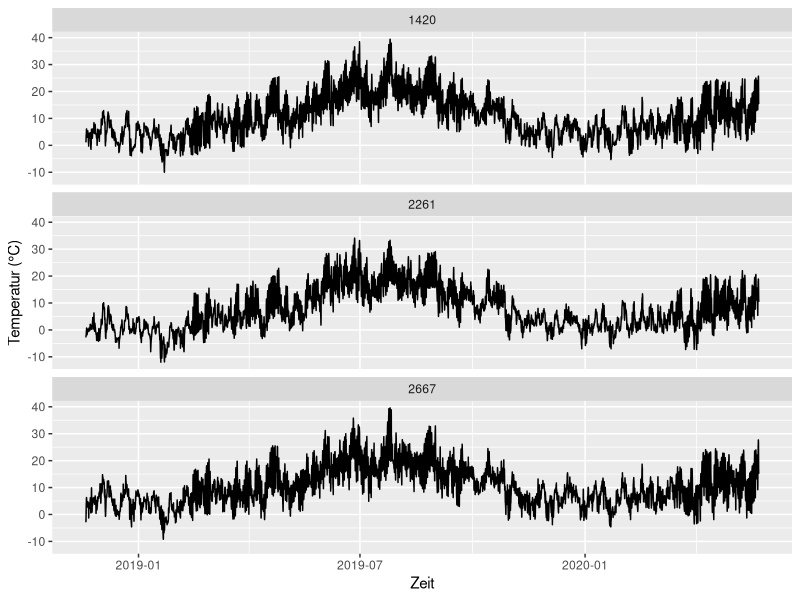
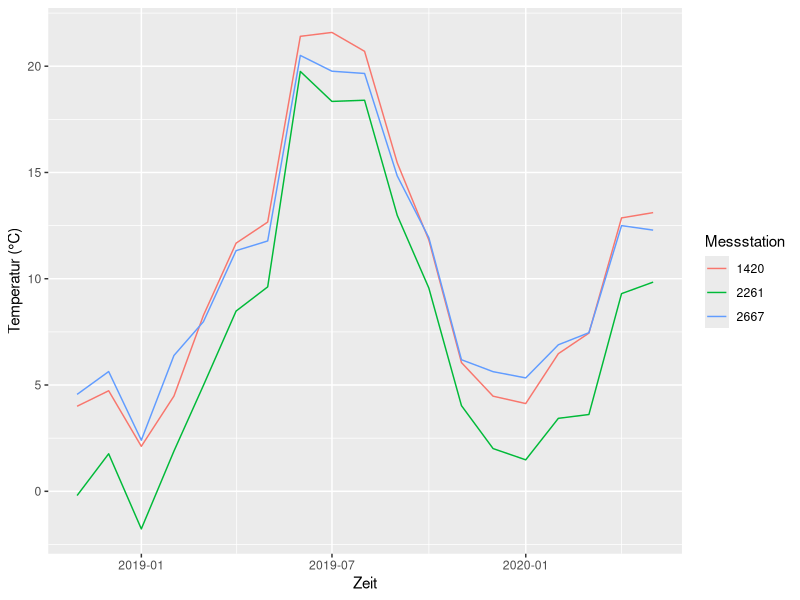
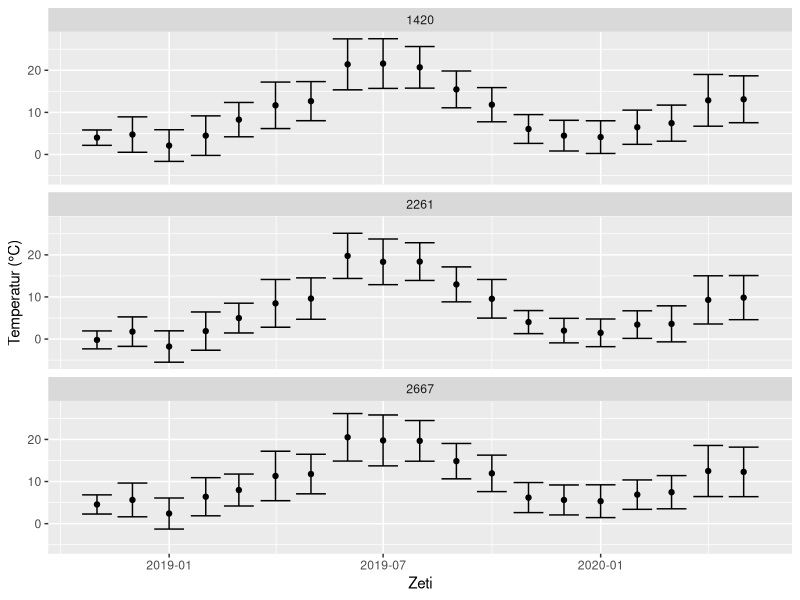
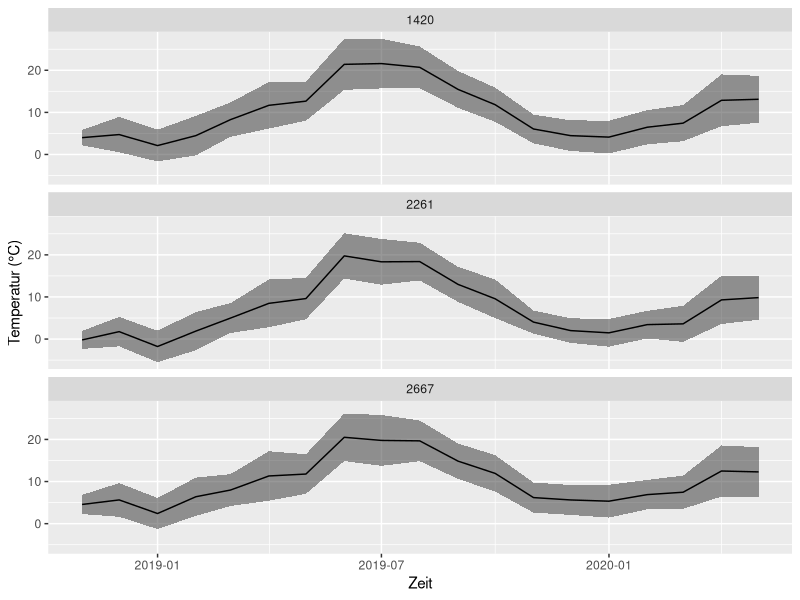
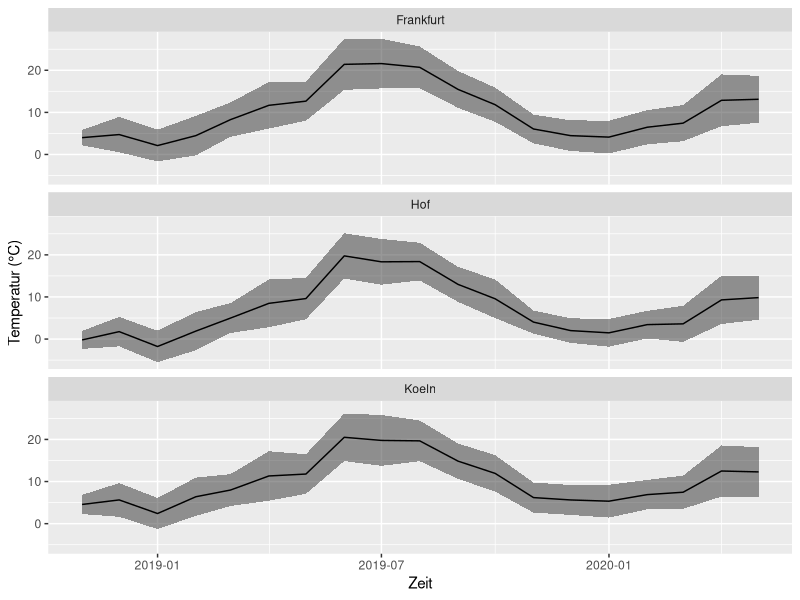

Reproduce these figures in R, in order.
## ---- chunk 1
library(tidyverse)
## ---- chunk 2
temp_humid <- read_delim('data/Drei_Stationen.csv', delim = ';',    trim_ws = T)
## ---- chunk 3
print(temp_humid)
## ---- chunk 4
temp_humid
## ---- chunk 5
class(temp_humid)
## ---- chunk 6
library(lubridate)

temp_humid$MESS_DATUM <- ymd_h(temp_humid$MESS_DATUM)

temp_humid
## ---- chunk 7
station_ids <-  c('2261' = 'Hof', '1420' = 'Frankfurt', '2667' = 'Koeln')
## ---- chunk 8
temp_humid %>% 
  group_by(STATIONS_ID) %>% 
  count()
## ---- chunk 9
temp_humid %>% 
  filter(STATIONS_ID == '2667') %>%
  count()
## ---- chunk 10
temp_humid %>% 
  filter(STATIONS_ID == '2667' | STATIONS_ID == '2261') %>%
  group_by(STATIONS_ID) %>% 
  count()
## ---- chunk 11
temp_humid %>% 
  filter(STATIONS_ID != '1420') %>%
  group_by(STATIONS_ID) %>% 
  count()
## ---- chunk 12
temp_humid %>% 
  filter(STATIONS_ID %in% c('2667', '2261')) %>%
  group_by(STATIONS_ID) %>% 
  count()
## ---- chunk 13
ggplot(data = temp_humid, aes(x = MESS_DATUM, y = TT_TU)) + 
  geom_line() +
  facet_wrap(~STATIONS_ID, nrow = 3) +
  labs(x = 'Zeit', y = 'Temperatur (°C)')
## ---- chunk 14
temp_humid <- temp_humid %>% 
  mutate(year = year(MESS_DATUM),
         month = month(MESS_DATUM))

temp_humid
## ---- chunk 15
monthly_means <- temp_humid %>%
  group_by(STATIONS_ID, year, month) %>% 
  summarize(mean_T = mean(TT_TU), mean_RH = mean(RF_TU),
            sd_T = sd(TT_TU), sd_RH = sd(RF_TU))

monthly_means
## ---- chunk 16
str(monthly_means)
## ---- chunk 17
monthly_means <- ungroup(monthly_means)
## ---- chunk 18
monthly_means <- monthly_means %>%
  mutate(year_month = parse_date_time(paste0(year, month), orders = 'ym', tz = 'CET'))

monthly_means
## ---- chunk 19
ggplot(data = monthly_means, aes(x = year_month, y = mean_T, col = factor(STATIONS_ID))) + 
  geom_line() + 
  labs(x = 'Zeit', y = 'Temperatur (°C)', color = 'Messstation')
## ---- chunk 20
ggplot(monthly_means, aes(x = year_month, y = mean_T, ymin = mean_T - sd_T, ymax = mean_T + sd_T)) +
  geom_errorbar() +
  geom_point() +
  facet_wrap(~STATIONS_ID, nrow = 3) + 
  labs(x = 'Zeti', y = 'Temperatur (°C)')
## ---- chunk 21
ggplot(monthly_means, aes(x = year_month, y = mean_T, ymin = mean_T - sd_T, ymax = mean_T + sd_T)) +
  geom_ribbon(alpha = 0.5) +
  geom_line() +
  facet_wrap(~STATIONS_ID, nrow = 3) + 
  labs(x = 'Zeit', y = 'Temperatur (°C)')
## ---- chunk 22
station_ids
## ---- chunk 23
ggplot(monthly_means, aes(x = year_month, y = mean_T, ymin = mean_T - sd_T, ymax = mean_T + sd_T)) +
  geom_ribbon(alpha = 0.5) +
  geom_line() +
  facet_wrap(~STATIONS_ID, nrow = 3, labeller = labeller(STATIONS_ID = station_ids)) + 
  labs(x = 'Zeit', y = 'Temperatur (°C)')
